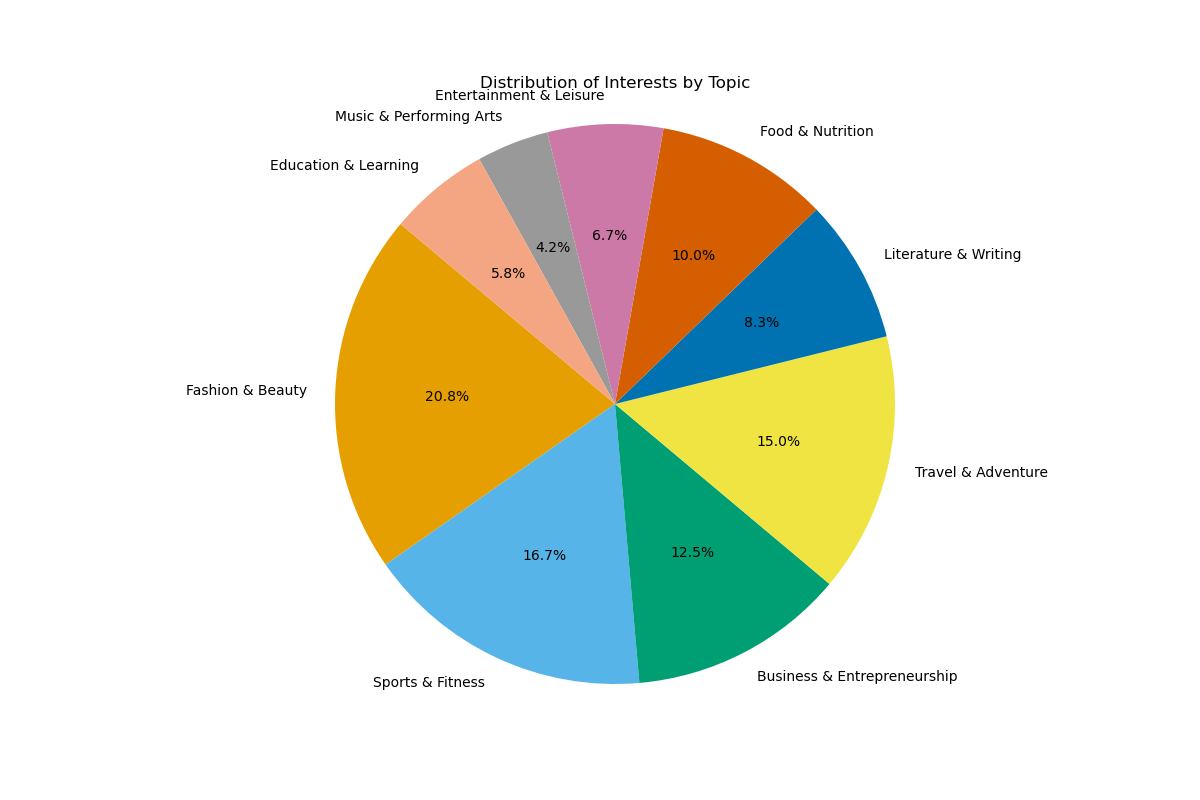

Write the Python code that produced this figure.

import matplotlib.pyplot as plt

# Data to plot
labels = 'Fashion & Beauty', 'Sports & Fitness', 'Business & Entrepreneurship', 'Travel & Adventure', 'Literature & Writing', 'Food & Nutrition', 'Entertainment & Leisure', 'Music & Performing Arts', 'Education & Learning'
sizes = [25, 20, 15, 18, 10, 12, 8, 5, 7]
colors = ['#E69F00', '#56B4E9', '#009E73', '#F0E442', '#0072B2', '#D55E00', '#CC79A7', '#999999', '#F4A582']

# Plot
plt.figure(figsize=[12, 8])  # Set the width and height of the chart
plt.pie(sizes, labels=labels, colors=colors, autopct='%1.1f%%', startangle=140)
plt.axis('equal')  # Equal aspect ratio ensures that pie is drawn as a circle.
plt.title('Distribution of Interests by Topic')
plt.show()
